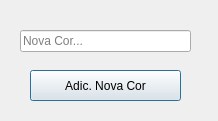
<?xml version="1.0" encoding="UTF-8"?>
<ui version="4.0">
 <class>CadastrarCor</class>
 <widget class="QDialog" name="CadastrarCor">
  <property name="geometry">
   <rect>
    <x>0</x>
    <y>0</y>
    <width>218</width>
    <height>121</height>
   </rect>
  </property>
  <property name="minimumSize">
   <size>
    <width>218</width>
    <height>121</height>
   </size>
  </property>
  <property name="maximumSize">
   <size>
    <width>218</width>
    <height>121</height>
   </size>
  </property>
  <property name="windowTitle">
   <string>Nova Cor</string>
  </property>
  <widget class="QLineEdit" name="txtNovaCor">
   <property name="geometry">
    <rect>
     <x>20</x>
     <y>30</y>
     <width>171</width>
     <height>22</height>
    </rect>
   </property>
   <property name="placeholderText">
    <string>Nova Cor...</string>
   </property>
  </widget>
  <widget class="QPushButton" name="btnNovaCor">
   <property name="geometry">
    <rect>
     <x>30</x>
     <y>70</y>
     <width>151</width>
     <height>31</height>
    </rect>
   </property>
   <property name="text">
    <string>Adic. Nova Cor</string>
   </property>
   <property name="icon">
    <iconset resource="Icons.qrc">
     <normaloff>:/img/1_1-128.png</normaloff>:/img/1_1-128.png</iconset>
   </property>
  </widget>
 </widget>
 <resources>
  <include location="Icons.qrc"/>
 </resources>
 <connections>
  <connection>
   <sender>btnNovaCor</sender>
   <signal>clicked()</signal>
   <receiver>CadastrarCor</receiver>
   <slot>close()</slot>
   <hints>
    <hint type="sourcelabel">
     <x>113</x>
     <y>90</y>
    </hint>
    <hint type="destinationlabel">
     <x>164</x>
     <y>109</y>
    </hint>
   </hints>
  </connection>
 </connections>
</ui>
